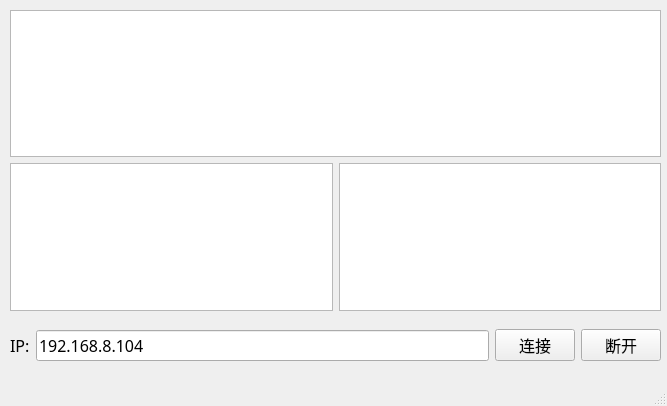
<?xml version="1.0" encoding="UTF-8"?>
<ui version="4.0">
 <class>MainWindow</class>
 <widget class="QMainWindow" name="MainWindow">
  <property name="geometry">
   <rect>
    <x>0</x>
    <y>0</y>
    <width>667</width>
    <height>406</height>
   </rect>
  </property>
  <property name="font">
   <font>
    <family>更纱黑体 UI SC</family>
    <pointsize>14</pointsize>
   </font>
  </property>
  <property name="windowTitle">
   <string>USBIP-GUI</string>
  </property>
  <property name="windowIcon">
   <iconset>
    <normaloff>icon.ico</normaloff>icon.ico</iconset>
  </property>
  <widget class="QWidget" name="centralwidget">
   <widget class="QWidget" name="verticalLayoutWidget">
    <property name="geometry">
     <rect>
      <x>10</x>
      <y>10</y>
      <width>651</width>
      <height>301</height>
     </rect>
    </property>
    <layout class="QVBoxLayout" name="verticalLayout">
     <item>
      <widget class="QListView" name="devices_list">
       <property name="sizePolicy">
        <sizepolicy hsizetype="Expanding" vsizetype="Expanding">
         <horstretch>0</horstretch>
         <verstretch>0</verstretch>
        </sizepolicy>
       </property>
       <property name="font">
        <font>
         <family>更纱黑体 UI SC</family>
         <pointsize>12</pointsize>
        </font>
       </property>
      </widget>
     </item>
     <item>
      <layout class="QHBoxLayout" name="horizontalLayout_2">
       <item>
        <widget class="QTextEdit" name="log_view">
         <property name="font">
          <font>
           <family>更纱黑体 UI SC</family>
           <pointsize>12</pointsize>
          </font>
         </property>
        </widget>
       </item>
       <item>
        <widget class="QTableView" name="list_view">
         <attribute name="horizontalHeaderVisible">
          <bool>false</bool>
         </attribute>
         <attribute name="verticalHeaderVisible">
          <bool>false</bool>
         </attribute>
        </widget>
       </item>
      </layout>
     </item>
    </layout>
   </widget>
   <widget class="QWidget" name="horizontalLayoutWidget">
    <property name="geometry">
     <rect>
      <x>10</x>
      <y>320</y>
      <width>651</width>
      <height>51</height>
     </rect>
    </property>
    <layout class="QHBoxLayout" name="horizontalLayout">
     <item>
      <widget class="QLabel" name="label_ip">
       <property name="font">
        <font>
         <family>更纱黑体 UI SC</family>
         <pointsize>12</pointsize>
        </font>
       </property>
       <property name="text">
        <string>IP:</string>
       </property>
      </widget>
     </item>
     <item>
      <widget class="QLineEdit" name="lineEdit_ip">
       <property name="font">
        <font>
         <family>更纱黑体 UI SC</family>
         <pointsize>12</pointsize>
        </font>
       </property>
       <property name="text">
        <string>192.168.8.104</string>
       </property>
      </widget>
     </item>
     <item>
      <widget class="QPushButton" name="connect_button">
       <property name="font">
        <font>
         <family>更纱黑体 UI SC</family>
         <pointsize>12</pointsize>
        </font>
       </property>
       <property name="text">
        <string>连接</string>
       </property>
      </widget>
     </item>
     <item>
      <widget class="QPushButton" name="disconnect_button">
       <property name="font">
        <font>
         <family>更纱黑体 UI SC</family>
         <pointsize>12</pointsize>
        </font>
       </property>
       <property name="text">
        <string>断开</string>
       </property>
      </widget>
     </item>
    </layout>
   </widget>
  </widget>
  <widget class="QStatusBar" name="statusbar"/>
 </widget>
 <resources/>
 <connections/>
</ui>
